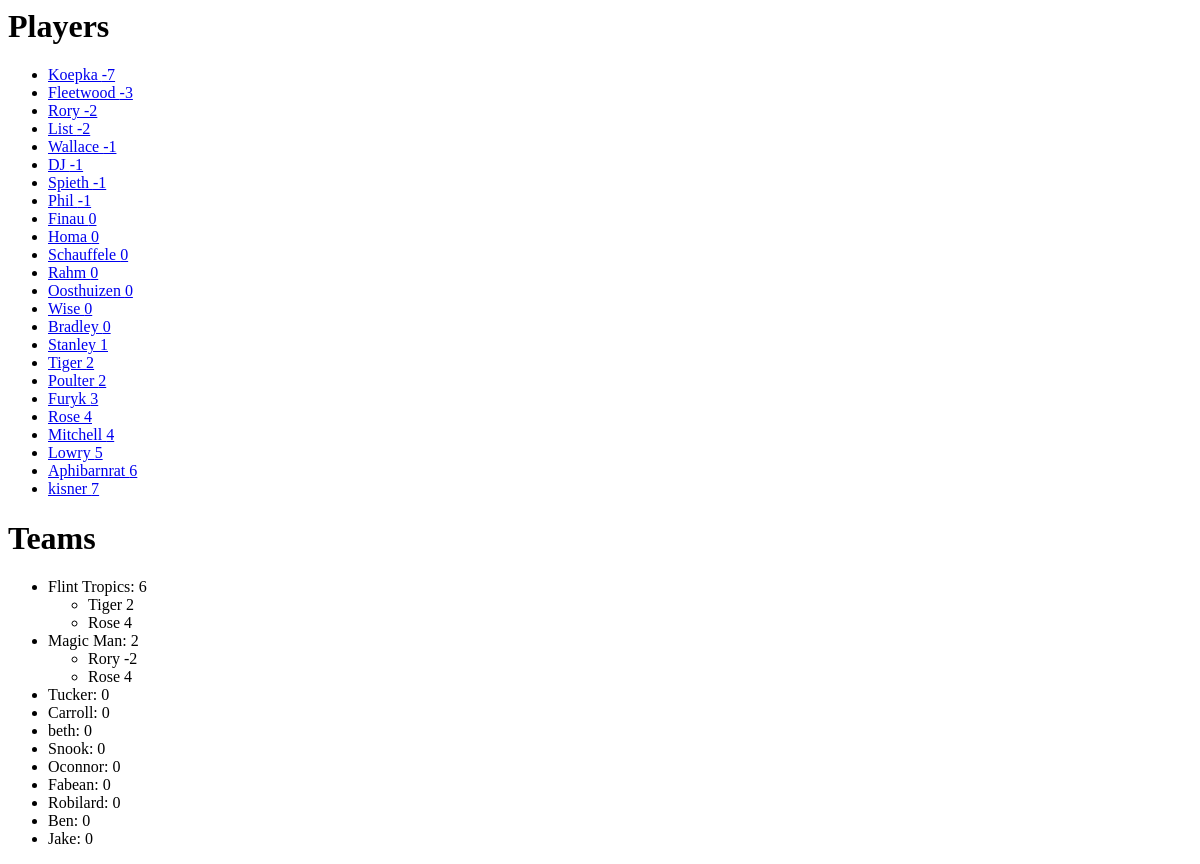
/golf/, run on an earlier commit of the app's database.
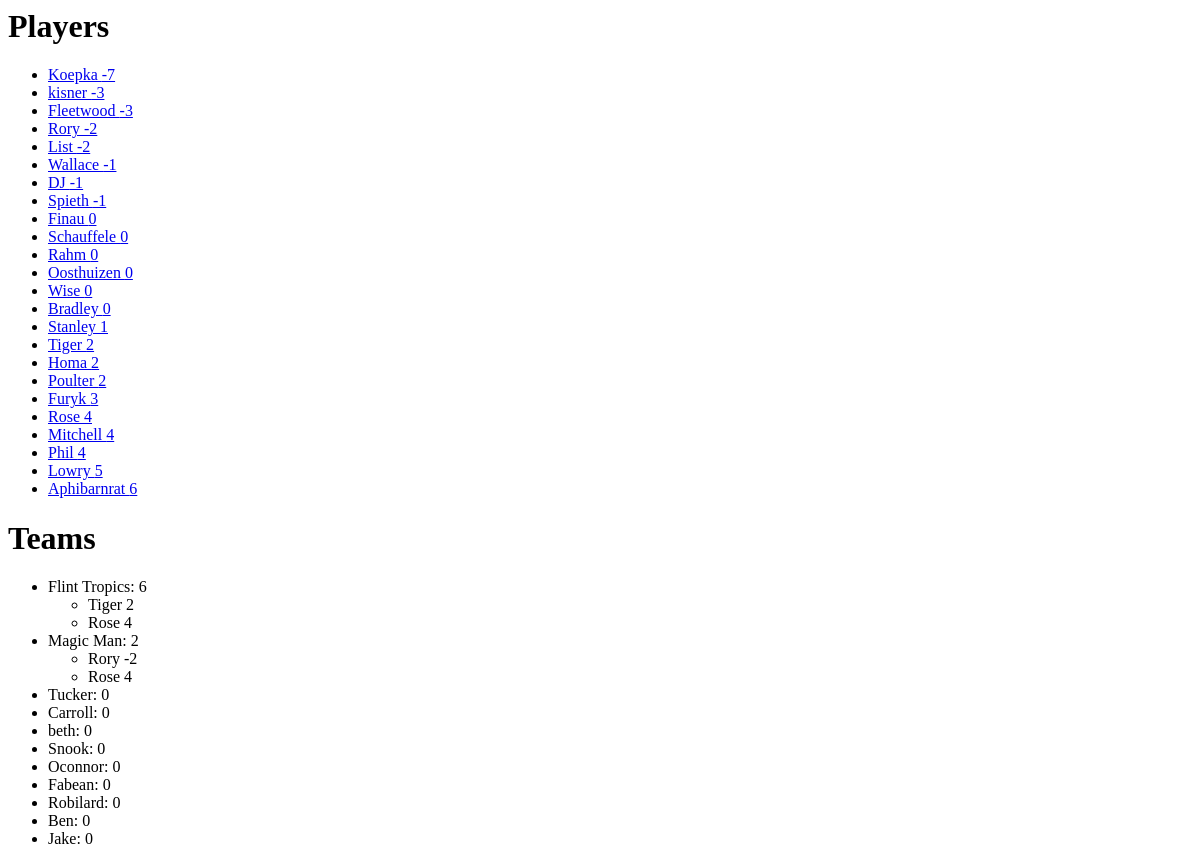
And on a later commit of the database.
### golf/models.py (models this page shows, shortened)
class Players(models.Model):
  player_name = models.CharField(max_length=200)
  score = models.IntegerField(null=True)

class Team(models.Model):
  league = models.ForeignKey(League, on_delete=models.CASCADE)
  players = models.ManyToManyField(Players)
  team_name = models.CharField(max_length=200)
  def get_score(self):
    score = 0
    for player in self.players.all():
      if isinstance(player.score, int):
        score += player.score
    return score

### golf/views.py (the view)
# urls.py: path('', views.IndexView.as_view(), name="index"),
class IndexView(generic.TemplateView):
  template_name = 'golf/index.html'
  def get_context_data(self):
    context = super(IndexView, self).get_context_data()
    context['Players'] = Players.objects.all().order_by('score')
    context['Team'] = Team.objects.all()
    return context

### golf/templates/golf/index.html
{% if Players %}
  <h1>Players</h1>
  <ul>
    {% for player in Players %}
      <li><a href="{% url 'golf:player' player.id %}">{{player.player_name}} {{player.score}}</a></li>
    {% endfor %}
  </ul>
{% else %}
  <p>no players avilable</p>
{% endif %}
{% if Team %}
  <h1>Teams</h1>
  <ul>
    {%for team in Team%}
    <li>
      <span>{{team.team_name}}: {{team.get_score}}</span>
      <ul>
        {% for player in team.players.all %}
          <li><span>{{player.player_name}} </span><span>{{player.score}}</span></li>
        {% endfor %}
      </ul>
    </li>
    {% endfor %}
  </ul>
{% endif %}

What changed in the data, as far as the page shows it:
changed Players "kisner": score "7" → "-3"; moves up the list
changed Players "Homa": score "0" → "2"; moves down the list
changed Players "Phil": score "-1" → "4"; moves down the list
